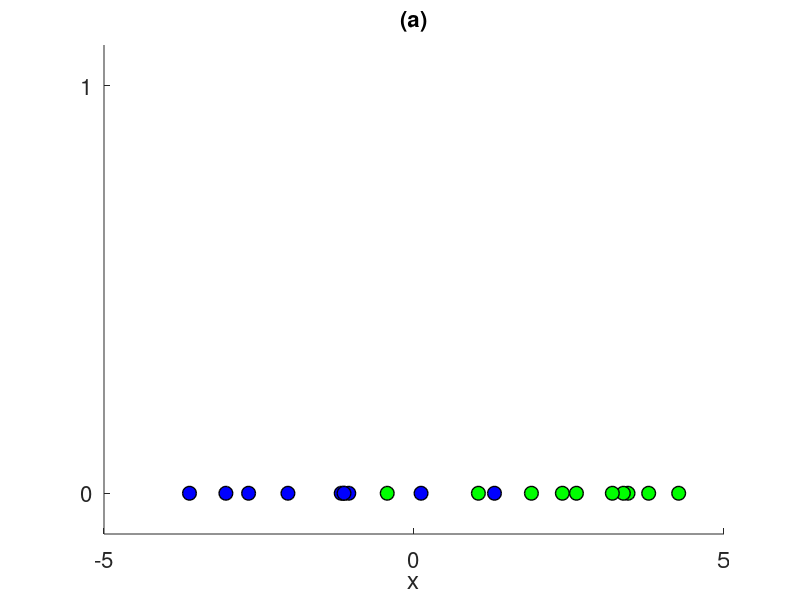

MATLAB code for this plot: (Note: this script raises an error after producing the figure.)
% Author: Stefan Stavrev 2013

% Generate data for class 0.
I_0 = 10;
mu_0 = -2;
sigma_0 = 1.5;
class_0 = normrnd(mu_0, sigma_0, 1, I_0);
scatter(class_0, zeros(1,I_0),100,'fill','MarkerEdgeColor','k', ...
       'MarkerFaceColor','b','LineWidth',1);
hold on;

% Generate data for class 1.
I_1 = 10;
mu_1 = 2;
sigma_1 = 1.5;
class_1 = normrnd(mu_1, sigma_1, 1, I_1);
scatter(class_1, zeros(1,I_1),100,'fill','MarkerEdgeColor','k', ...
       'MarkerFaceColor','g','LineWidth',1);
   
% Plot properties.
xlabel('x', 'FontSize', 16);
ylabel('', 'FontSize', 16);
axis([-5,5,-0.1,1.1]);
set(gca,'XTick',[-5,0,5],'YTick',[0,1],'FontSize', 16);
title('(a)', 'FontSize', 16);

% Prepare training data.
X = [class_0 class_1];
X = [ones(1,I_0+I_1); X];
w = [zeros(I_0,1); ones(I_1,1)];
var_prior = 6;
X_test = -5:0.1:5;
X_test = [ones(1,size(X_test,2)); X_test];

% Fit a dual Bayesian logistic regression model.
initial_psi = zeros(size(X,2), 1);
[predictions, psi] = fit_dblogr (X, w, var_prior, X_test, initial_psi);
phi = X * psi;

% Plot the predictions.
plot(-5:0.1:5, predictions, 'LineWidth',2,'LineSmoothing','on','Color','r');

% Plot the decision boundary.
decision_boundary = -phi(1) / phi(2);
plot(repmat(decision_boundary,1,10), linspace(-2,2,10),...
    'LineWidth',2,'LineSmoothing','on','Color','c');
hold off;
